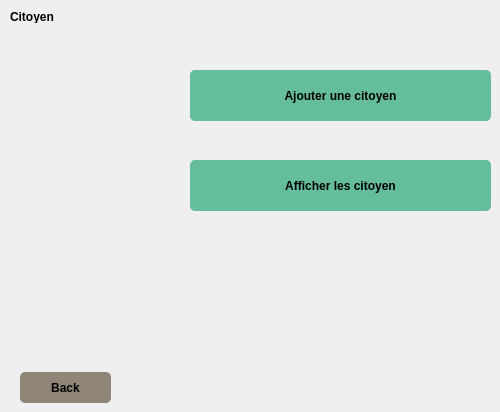
   <widget class="QWidget" name="Page2">
    <widget class="QLabel" name="label">
     <property name="geometry">
      <rect>
       <x>10</x>
       <y>10</y>
       <width>47</width>
       <height>13</height>
      </rect>
     </property>
     <property name="font">
      <font>
       <family>MS Shell Dlg 2</family>
       <weight>75</weight>
       <bold>true</bold>
      </font>
     </property>
     <property name="text">
      <string>Citoyen</string>
     </property>
    </widget>
    <widget class="QPushButton" name="pushButton_3">
     <property name="geometry">
      <rect>
       <x>190</x>
       <y>160</y>
       <width>301</width>
       <height>51</height>
      </rect>
     </property>
     <property name="styleSheet">
      <string notr="true">QPushButton {
padding: 5px;
border-radius: 5px;
background-color:rgb(101, 190, 155);
font-weight: bold;
}
QPushButton:hover
{
color :white;
}</string>
     </property>
     <property name="text">
      <string>Afficher les citoyen</string>
     </property>
    </widget>
    <widget class="QPushButton" name="pushButton_4">
     <property name="geometry">
      <rect>
       <x>190</x>
       <y>70</y>
       <width>301</width>
       <height>51</height>
      </rect>
     </property>
     <property name="styleSheet">
      <string notr="true">QPushButton {
padding: 5px;
border-radius: 5px;
background-color:rgb(101, 190, 155);
font-weight: bold;
}
QPushButton:hover
{
color :white;
}</string>
     </property>
     <property name="text">
      <string>Ajouter une citoyen</string>
     </property>
    </widget>
    <widget class="QPushButton" name="pushButton_5">
     <property name="geometry">
      <rect>
       <x>20</x>
       <y>372</y>
       <width>91</width>
       <height>31</height>
      </rect>
     </property>
     <property name="styleSheet">
      <string notr="true">QPushButton {
padding: 5px;
border-radius: 5px;
background-color:rgb(144, 134, 120);
font-weight: bold;
}
QPushButton:hover
{
color :white;
}</string>
     </property>
     <property name="text">
      <string>Back</string>
     </property>
    </widget>
   </widget>
